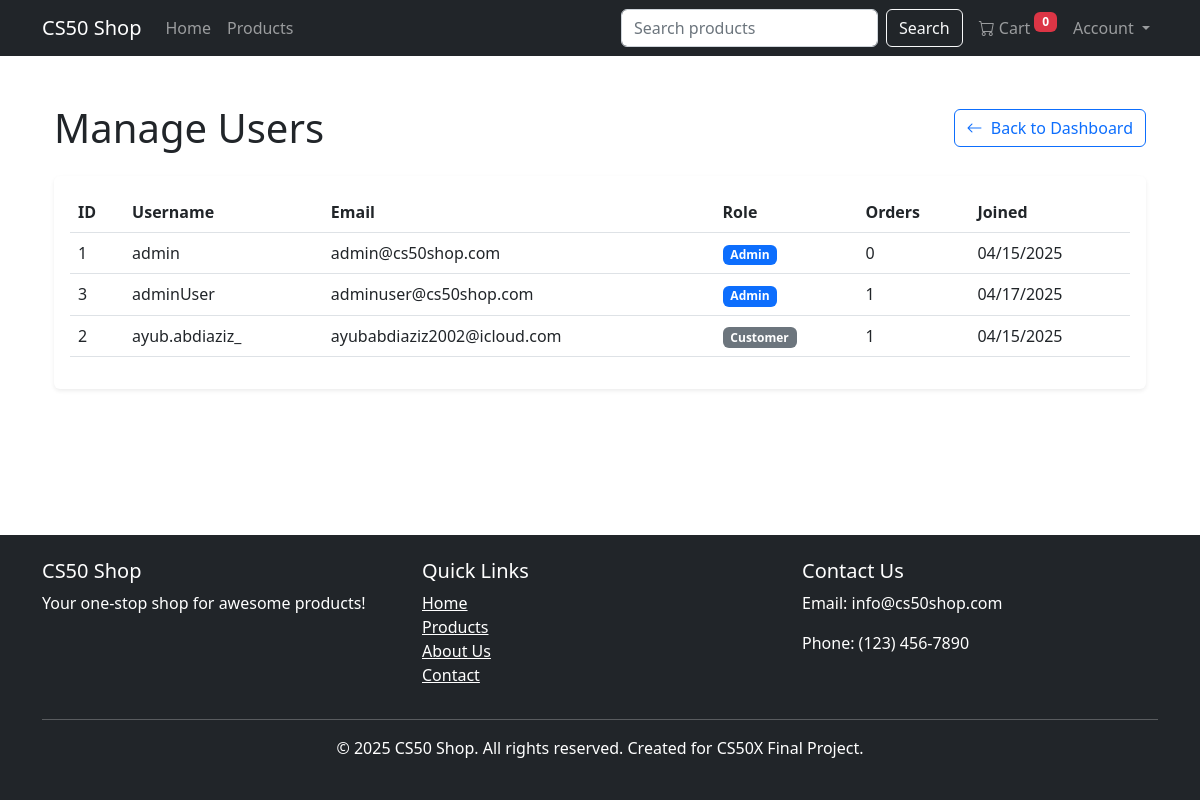
The app's page /admin/users (signed in) with its own data.
### tables this page shows
CREATE TABLE users (
    id INTEGER PRIMARY KEY AUTOINCREMENT,
    username TEXT NOT NULL UNIQUE,
    password TEXT NOT NULL,
    email TEXT NOT NULL UNIQUE,
    is_admin INTEGER DEFAULT 0,
    created_at TIMESTAMP DEFAULT CURRENT_TIMESTAMP
);

### app.py (the view)
@app.route("/admin/users")
@login_required
@admin_required
def admin_users():
    db.execute("""SELECT id, username, email, is_admin, created_at,
               (SELECT COUNT(*) FROM orders WHERE user_id = users.id) as order_count
               FROM users ORDER BY username""")
    users = db.fetchall()
    from datetime import datetime
    users_list = [dict(user) for user in users]
    for user in users_list:
        if user['created_at'] and isinstance(user['created_at'], str):
            try:
                user['created_at'] = datetime.strptime(user['created_at'], '%Y-%m-%d %H:%M:%S')
            except ValueError:
                user['created_at'] = datetime.strptime(user['created_at'].split('.')[0], '%Y-%m-%d %H:%M:%S')
    return render_template("admin/users.html", users=users_list)

### app.py (called while the page is built)
@app.after_request
def after_request(response):
    response.headers["Cache-Control"] = "no-cache, no-store, must-revalidate"
    response.headers["Expires"] = 0
    response.headers["Pragma"] = "no-cache"
    return response

### helpers.py (called while the page is built)
def login_required(f):
    @wraps(f)
    def decorated_function(*args, **kwargs):
        if session.get("user_id") is None:
            flash("Please log in to access this page", "warning")
            return redirect(url_for("login"))
        return f(*args, **kwargs)
    return decorated_function

def admin_required(f):
    @wraps(f)
    def decorated_function(*args, **kwargs):
        if not session.get("is_admin"):
            flash("You don't have permission to access this page", "danger")
            return redirect(url_for("index"))
        return f(*args, **kwargs)
    return decorated_function

### templates/admin/users.html (shortened to what this page needs)
{% extends "layout.html" %}
{% block main %}
    <div class="container py-4">
        <div class="d-flex justify-content-between align-items-center mb-4">
            <h1 class="mb-0">Manage Users</h1>
            <a href="/admin/dashboard" class="btn btn-outline-primary">
                <i class="bi bi-arrow-left me-1"></i> Back to Dashboard
            </a>
        </div>
        <div class="card border-0 shadow-sm">
            <div class="card-body">
                {% if users %}
                <div class="table-responsive">
                    <table class="table table-hover">
                        <thead>
                            <tr>
                                <th>ID</th>
                                <th>Username</th>
                                <th>Email</th>
                                <th>Role</th>
                                <th>Orders</th>
                                <th>Joined</th>
                            </tr>
                        </thead>
                        <tbody>
                            {% for user in users %}
                            <tr>
                                <td>{{ user.id }}</td>
                                <td>{{ user.username }}</td>
                                <td>{{ user.email }}</td>
                                <td>
                                    {% if user.is_admin %}
                                    <span class="badge bg-primary">Admin</span>
                                    {% else %}
                                    <span class="badge bg-secondary">Customer</span>
                                    {% endif %}
                                </td>
                                <td>{{ user.order_count }}</td>
                                <td>{{ user.created_at.strftime('%m/%d/%Y') }}</td>
                            </tr>
                            {% endfor %}
                        </tbody>
                    </table>
                </div>
                {% else %}
                <div class="alert alert-info mb-0">
                    <i class="bi bi-info-circle me-2"></i> No users found.
                </div>
                {% endif %}
            </div>
        </div>
    </div>
{% endblock %}

### static/css/styles.css (style rules this page uses)
body { min-height: 100vh; display: flex; flex-direction: column; font-family: 'Segoe UI', Tahoma, Geneva, Verdana, sans-serif; }

### records on screen
users: id "1", username "admin", email "admin@cs50shop.com", is_admin "Admin", order_count "0", created_at "04/15/2025"
users: id "3", username "adminUser", email "adminuser@cs50shop.com", shows "Admin", order_count "1", created_at "04/17/2025"
users: id "2", username "ayub.abdiaziz_", email "ayubabdiaziz2002@icloud.com", is_admin "Customer", order_count "1", created_at "04/15/2025"
